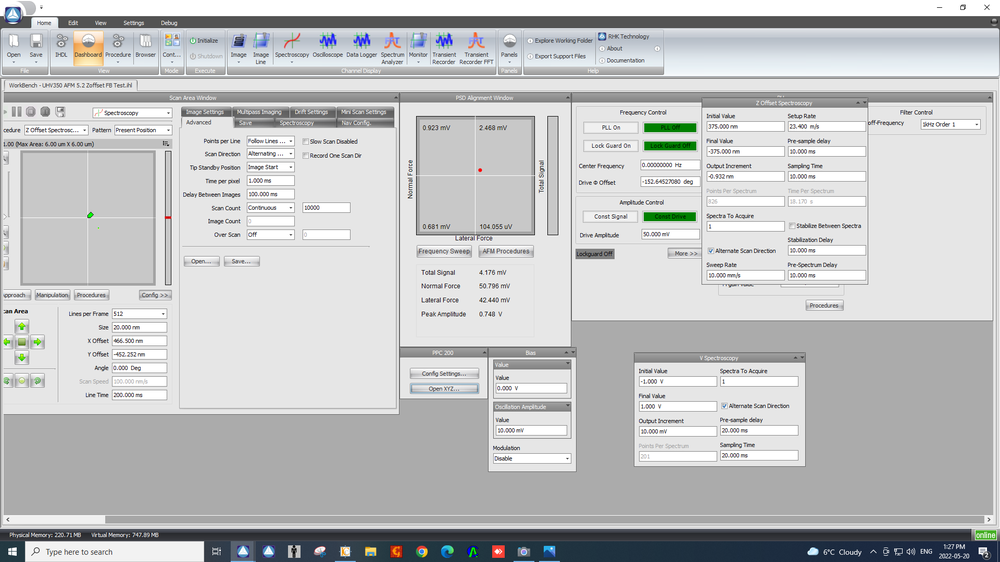
#> input picture Backup/Automation/ss1.PNG, 1000 x 562 px, shrunk from 1920 x 1080 before the run
$ python laser_automation.py
#> lines starting #> are read from the running program, lines starting #| are printed output that depends on the picture
import cv2
import numpy as nm
import pytesseract
import re


def get_values(image, template):
#> called with image = 'ss1.PNG', template = 't2.PNG'
    pytesseract.pytesseract.tesseract_cmd = 'C:\\Program Files\\Tesseract-OCR\\tesseract.exe'
    img = cv2.imread(image, 0)
#> img: shape (562, 1000); min 0, max 255, mean 194.7
    img2 = img.copy()
    template = cv2.imread(template, 0)
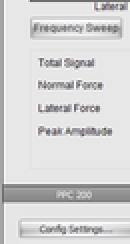
#> input picture Backup/Automation/t2.PNG, 65 x 122 px, shrunk from 124 x 235 before the run (shown 2 times larger)
#> template: shape (122, 65); min 80, max 255, mean 213.6
    w, h = template.shape[::-1]
#> w = 65; h = 122

    img = img2.copy()
    method = eval('cv2.TM_CCOEFF_NORMED')

    # Apply template Matching
    res = cv2.matchTemplate(img, template, method)
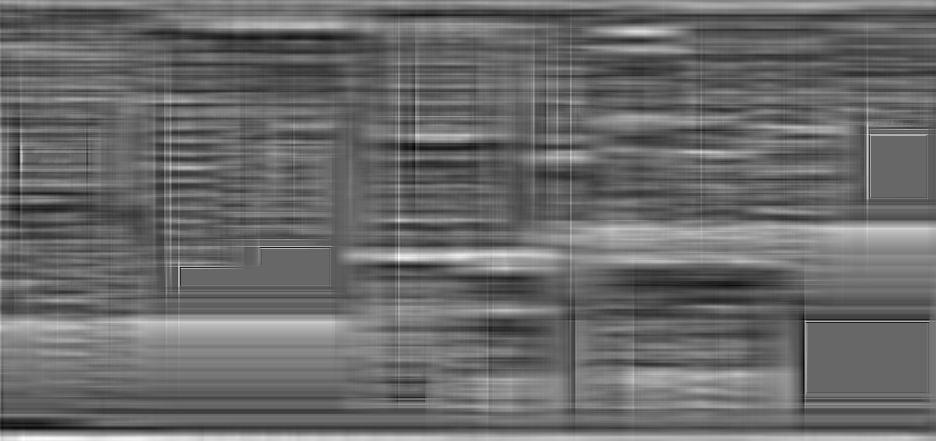
#> res: shape (441, 936) float32; min -0.297, max 0.436, mean 0.00988; drawn with min black and max white
    min_val, max_val, min_loc, max_loc = cv2.minMaxLoc(res)
#> min_val = -0.297; max_val = 0.436; min_loc = (414, 148); max_loc = (398, 257)

    if method in [cv2.TM_SQDIFF, cv2.TM_SQDIFF_NORMED]:
        top_left = min_loc
    else:
        top_left = max_loc
#> top_left = (398, 257)

    cropped = img[top_left[1] + 20:top_left[1] + h - 100, top_left[0]:top_left[0] + w + 100]

    tesstr = pytesseract.image_to_string(nm.array(cropped), lang='eng')
    return format_values(tesstr)


def format_values(string):
    string = string.split("\n")
    split_array = []
    for line in string:
        if line != "":
            split_array.append(str(re.search("[\d]+\.[\d]+", line).group()))
    return_dict = {
        "Total Signal": split_array[0],
        "Normal Force": split_array[1],
        "Lateral Force": split_array[2],
        "Peak Amplitude": split_array[3]
    }
    return return_dict


if __name__ == '__main__':
    print(get_values("ss1.PNG", "t2.PNG"))
#> (the call stopped at in get_values, `tesstr = pytesseract.image_to_string(nm.array(cropped), lang='eng')`: pytesseract is not available in this run)
